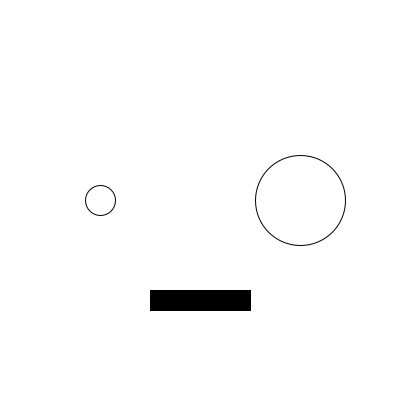
Frame 1 (no input)
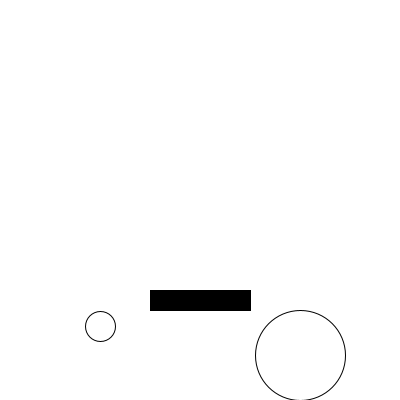
Frame 60 (the mouse pressed at the canvas centre just before this capture)
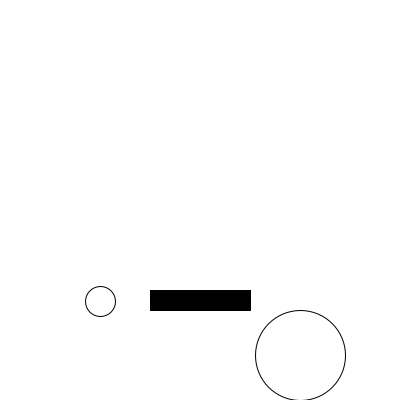
Frame 120 (the mouse held since frame 60 and released just before this capture)

The Processing sketch that drew these frames (run headless with seeded random() and noise(); from frame 60 on, the mouse is pressed at the canvas centre):

// Processing sketch: processing_139795
// ── processing_139795.pde

//This program is a simple simulation of gravity, where there are
//Obstacles and MoveObjects that interact with each other.
//Gravity aspect influenced by
//http://www.learningprocessing.com/examples/chapter-5/example-5-9/
//by Daniel Shiffman
//Otherwise, this is an original work by Karen Lo.

MoverObject totoro; //the big circle
MoverObject chihiro; // the small circle
Obstacle block; // the rectangle

void setup() {
  size (400, 400);
  smooth();
  background(255);
  totoro = new MoverObject(300, 200, 90, 90);
  chihiro = new MoverObject(100, 200, 30, 30);
  block = new Obstacle(200, 300, 100, 20);
}

void draw() {

  background(255);

  block.display();
  //  chihiro.moveX();
  //  chihiro.moveY();
  chihiro.fallUnlessObstacles(block);
  chihiro.isOver();
  chihiro.display();

  //  totoro.moveX();
  //  totoro.moveY();
  totoro.fallUnlessObstacles(block);
  totoro.isOver();
  totoro.display();
}

//This function checks to see that if a key is pressed,
//then it would allow the block to run the spin() method.

void keyPressed() {
  block.spin();
}

// Declaring the Obstacle class.

class Obstacle {
  float x;
  float y;
  float w;
  float h;
  float angle = 0;

  Obstacle(int xCoordinate, int yCoordinate, int horizontalLength, 
  int verticalLength) {
    x = xCoordinate;
    y = yCoordinate;
    h = verticalLength;
    w = horizontalLength;
  }

  //The display() method basically fills creates a rectangle and
  //fills in the shape. It would also reset the fill so that
  //other shapes are not filled. Also, there is a pushMatrix()
  //and popMatrix() for rotation. The rotation function is also
  //executed here. The translation function is so that the rotation
  //only effects the Obstacle and not the entire canvas.

  void display() {
    fill(0);
    rectMode(CENTER);
    pushMatrix();
    translate(x, y);
    rotate(angle);
    rect(0, 0, w, h);
    popMatrix();
    noFill();
  }

//The spin() method merely gives a value to the variable angle
//whereas before, it only equalled to zero. The actual "spinning"
//is done in the display() method. The value is determined by
//pressing UP, DOWN, LEFT, or RIGHT.

  void spin() {
    if (key == CODED) {
      if (keyCode == DOWN || keyCode == LEFT) {
        angle = angle - degrees(0.005);
        println(angle);
      } 
      else if (keyCode == UP || keyCode == RIGHT) {
        angle = angle + degrees(0.005);
        println(angle);
      }
    }
  }
  
}

//Declaring the MoverObject class.

class MoverObject {
  float x; //x coordinate
  float y; // y coordinate
  int w; //width of ellipse
  int h; //height of ellipse
  int[] possibleDirections = {
    -1, 1
  }; //variable to change direction
  float ySpeed = 0; //speed in y direction
  float xSpeed = 0; // speed in x direction
  float area; // area of the MoverObject
  float distance;

  MoverObject(int xCoordinate, int yCoordinate, 
  int horizontalDiameter, int verticalDiameter) {
    x = xCoordinate;
    y = yCoordinate;
    w = horizontalDiameter;
    h = verticalDiameter;
    area = sq((horizontalDiameter/2))*PI;
  }

  void moveX() { //currently has no use.
    //    int index = int(random(possibleDirections.length));
    //    int movement = pixelsPerFrame*possibleDirections[index];
    //    x += movement;
    //    if (x > (width-w) || x < w) {
    //      x -= movement;
    //    }
  }

  void moveY() { //currently has no use.
    //    int index = int(random(possibleDirections.length));
    //    int movement = pixelsPerFrame*possibleDirections[index];
    //    y += movement;
    //    if (y > (height-h) || y < h) {
    //      y -= movement;
    //    } 
  }
  
//The function checks to see if the Obstacle is touching the
//MoverObject. If it is true, it will check to see if the Obstacle
//angle is positive or negative, which will determine how the
//MoverObject falls off. Elsewise, it will fall to the ground
//and bounce a bit.

void fallUnlessObstacles(Obstacle obstacle)
{
  float gravity = 0.000098*area;
  float testYSpeed = ySpeed + gravity;
  float testXSpeed = xSpeed;
  float hypotenuse = sqrt(sq(obstacle.h/2) + sq(obstacle.w/2));
  float yDirection = (sin(obstacle.angle)) * hypotenuse;
  float xDirection = (cos(obstacle.angle)) * hypotenuse;
  y = y + testYSpeed;

  //before applying changes to y position and speed, check if the object has hit the ground
  //or the obstacle that was passed into the function.

  if (touchingObstacle(obstacle)) //has hit obstacle
  {
    if (obstacle.angle == 0) {
      y = obstacle.y - obstacle.h/2 - h/2;
      ySpeed = 0;
    } 
    else if (obstacle.angle > 0) {
      testYSpeed = yDirection;
      y = y + testYSpeed;

      testXSpeed = xDirection;
      x = x + testXSpeed;
    } 
    else if (obstacle.angle < 0) {
      testYSpeed = ySpeed + yDirection;
      y = y + testYSpeed;

      testXSpeed = xDirection;
      x = x - testXSpeed;
    }
  }
  else if (y > (height-(h/2))) //has hit ground
  { 
    ySpeed = ySpeed * -0.7;
    if (abs(ySpeed) < 1) {
      y = height - (h/2);
      ySpeed = 0;
    }
  }
  else // falling
  {
    ySpeed = testYSpeed;
  }
}

void display() { //draws the ellipse.
  ellipse(x, y, w, h);
}

void isOver() { //checks to see if mouse is over object.
  distance = dist(mouseX, mouseY, x, y);
  if (distance < w/2 && mousePressed) {
    x = mouseX;
    y = mouseY;
  }
}

//The following boolean checks to see if the MoverObject is
//touching an Obstacle. Again, it checks to see if it is within
//the width of the Obstacle and above it. Then they would be
//called at the draw() function.

boolean touchingObstacle(Obstacle obstacle) {
  boolean yTouching = false;
  boolean xTouching = false;

  if (y < obstacle.y) {
    if ( y+(h/2) >= obstacle.y - (obstacle.h/2)) {
      yTouching = true;
    } 
    else {
      yTouching = false;
    }
  }
  if (x > obstacle.x - (obstacle.w/2) && 
    x < obstacle.x + (obstacle.w/2)) {
    xTouching = true;
  } 
  else {
    xTouching = false;
  }
  if (xTouching == true && yTouching == true) {
    println("over");
    return true;
  } 
  else {
    return false;
  }
}
}
